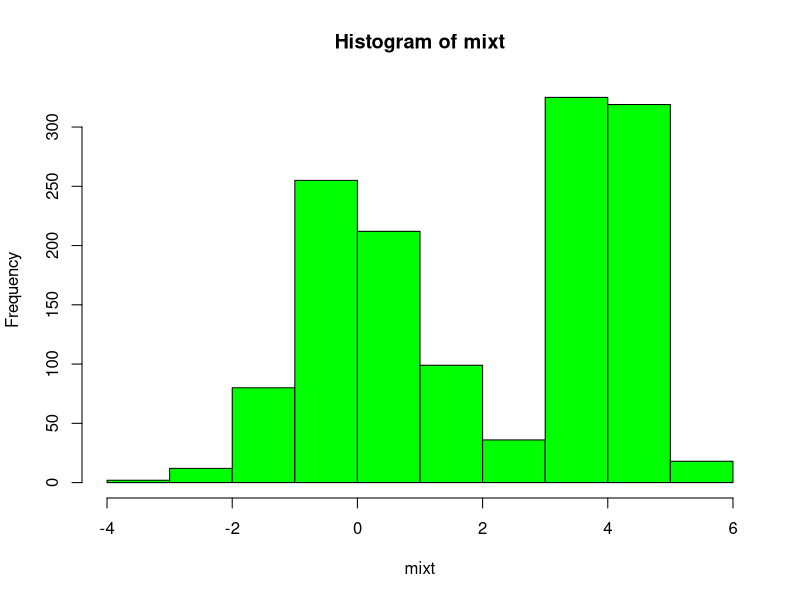
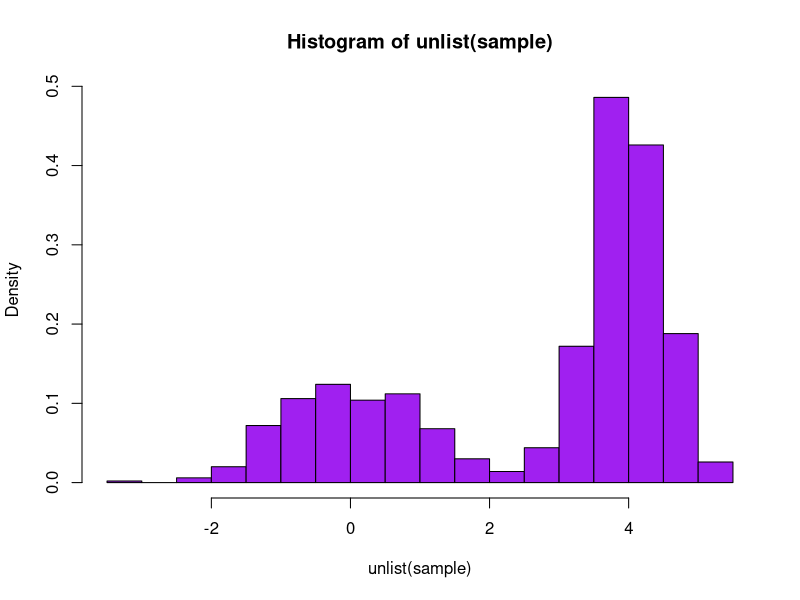
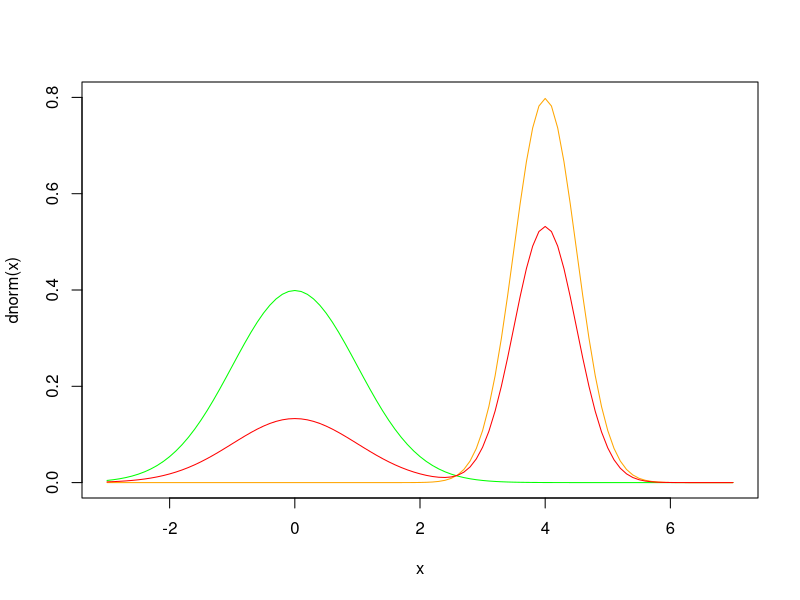
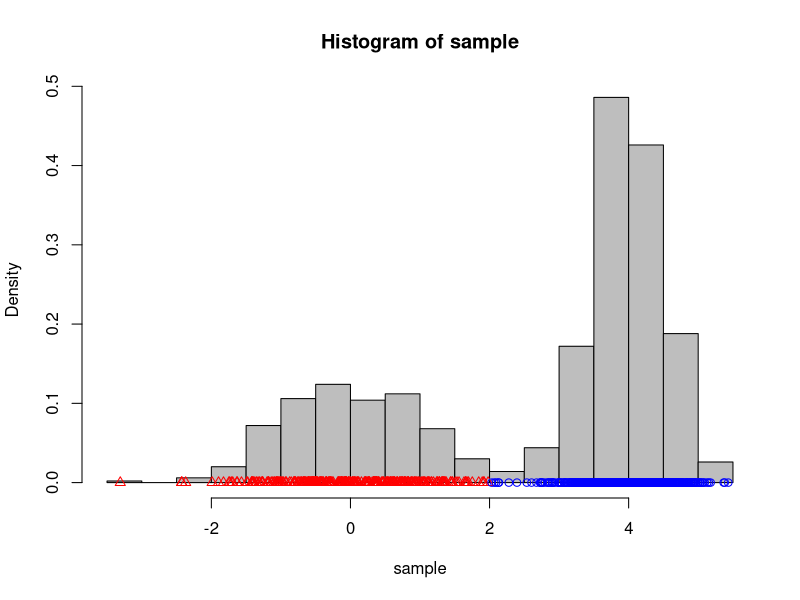

Source code (R) for these figures, in order:
## ---- chunk 1
knitr::opts_chunk$set(echo = TRUE)
## ---- chunk 2
Zi <- rmultinom(1,1000,c(1/3,2/3))
X1 <- rnorm(Zi[1,1],0,1)
X2 <- rnorm(Zi[2,1],4,1/2)
mixt <- cbind(X1,X2)
hist(mixt,col="green")

## ---- chunk 3
nks <- rmultinom(1,1000,prob = c(1/3,2/3))
means=c(0,4)
sds=c(1,1/2)
sample <- mapply(function(nks, mean,sd){
  rnorm(nks,mean,sd)},nks,means,sds)
sample <- unlist(sample)
hist(unlist(sample),col="purple",probability = TRUE, breaks=30)
## ---- chunk 4
curve(dnorm(x), -3,7,col="green", ylim=c(0, 0.8))
curve(dnorm(x, 4, 1/2), -3,7, col="orange", add=T)
mixture <- function(x){1/3*dnorm(x)+2/3*dnorm(x,4,1/2)}
curve(mixture(x), -3,7, col="red", add=T)
## ---- chunk 5
res <- kmeans(sample, 2, nstart = 1000, algorithm = "Hartigan-Wong", iter.max = 100)
resGroup <- res$cluster
hist(sample, probability = T, breaks = 30,col="grey")
points(sample,rep(0,1000), col=c("blue", "red")[resGroup], pch=c(1,2)[resGroup])

listofsamples <- split(data.frame(sample),res$cluster)
lapply(listofsamples,function(x){
  mean(x[[1]])
})
lapply(listofsamples,function(x){sd(x[[1]])})

## ---- chunk 6
library(mclust)
test=Mclust(data.frame(unlist(sample)),G=2)
#Il part d'une initialisation specifique (specification hierarchique (algorithme))
#E: sigma_1=sigma_2=0
#V sigma_1 different de sigma_2
str(test)
## ---- chunk 7
test=Mclust(data.frame(unlist(sample)))
